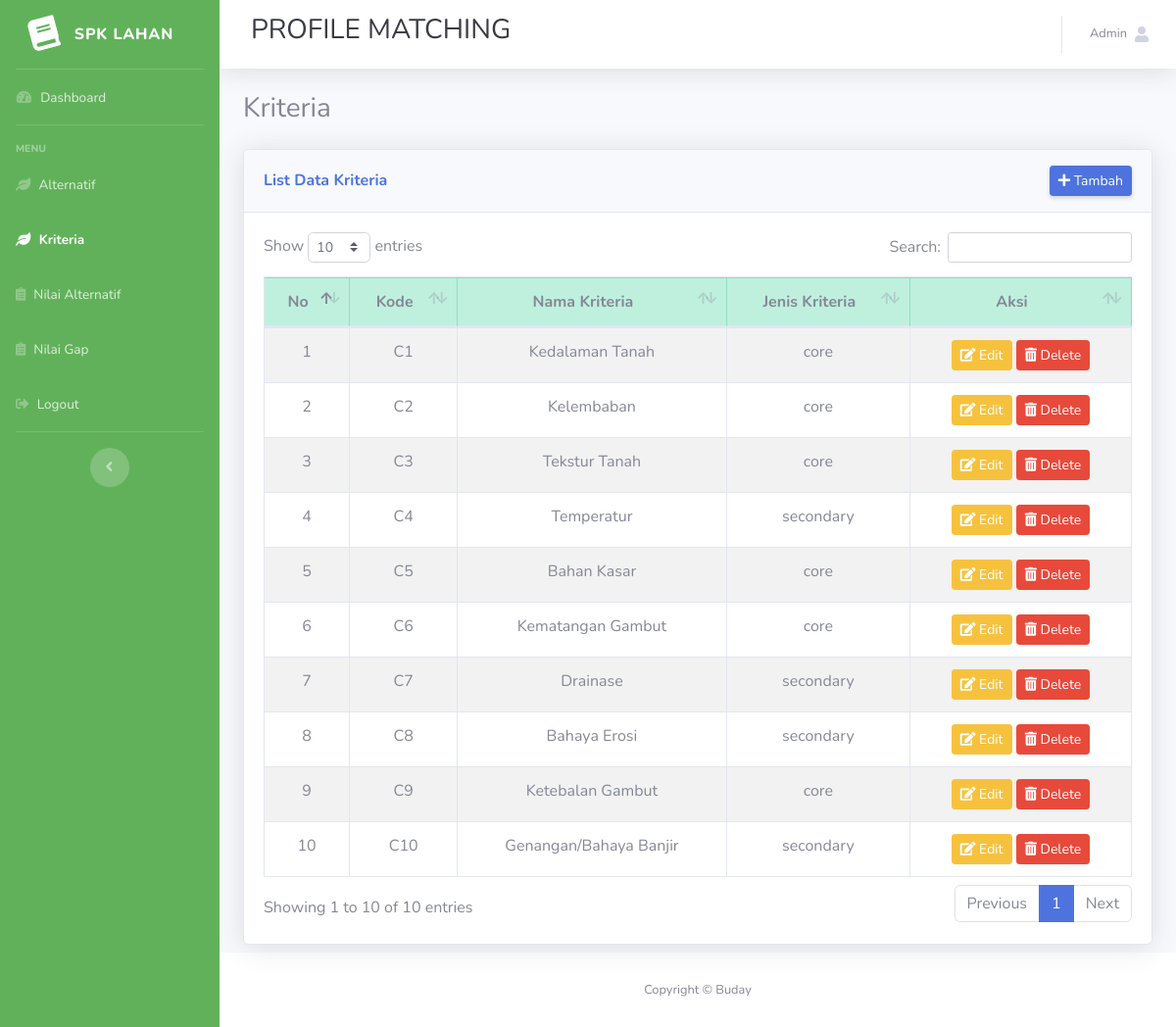
Page /admin/kriteria.php (signed in) on the committed database.
### tables this page shows
CREATE TABLE `kriteria` (
  `id_kriteria` int(11) NOT NULL,
  `kode_kriteria` varchar(10) NOT NULL,
  `nama_kriteria` varchar(30) NOT NULL,
  `jenis_kriteria` set('core','secondary') NOT NULL
);

### functions.php (called while the page is built, shortened)
<?php
require 'koneksi.php';
function query($query) {
    global $conn;
    $result = mysqli_query($conn, $query);
    $rows = [];
    while( $row = mysqli_fetch_assoc($result) ){
        $rows[] = $row;
    }
    return $rows;
}
?>

### admin/kriteria.php (the view, shortened to what this page needs)
<?php
require "../koneksi.php";
require "../functions.php";
include "../template/sidebar.php";
include "../template/topbar.php";
$kriteria = query("SELECT * FROM kriteria");
?>
 <div class="container-fluid">
<h1 class="h3 mb-4 text-judul">Kriteria</h1>
    <div class="card shadow mb-2">
    <div class="card-header py-3">
        <div class="d-sm-flex align-items-center justify-content-between ">
            <h6 class="m-0 font-weight-bold text-primary">List Data Kriteria</h6>
            <a href="#" class="d-none d-sm-inline-block btn btn-sm btn-primary shadow-sm" data-toggle="modal" data-target="#modalTambah"><i class="fas fa-plus"></i> Tambah</a>
        </div>
    </div>
      <div class="card-body">
      <div class="table-responsive">
      <table class="table table-bordered table-display table-striped" id="dataTable" width="100%" cellspacing="0">
        <thead class="table-success">
          <tr>
            <th class="text-center">No</th>
            <th class="text-center">Kode</th>
            <th class="text-center">Nama Kriteria</th>
            <th class="text-center">Jenis Kriteria</th>
            <th class="text-center">Aksi</th>
          </tr>
        </thead>
        <tbody>
        <?php $i=1;?>
        <?php foreach ($kriteria as $row):?>
            <tr>
              <td class="text-center"><?=$i;?></td>
              <td class="text-center"><?=$row['kode_kriteria'];?></td>
              <td class="text-center"><?=$row['nama_kriteria'];?></td>
              <td class="text-center"><?=$row['jenis_kriteria'];?></td>
              <td class="text-center">
                <form method="POST">
                  <button type="button" id="edit" name="edit" class="btn btn-warning btn-sm" data-toggle="modal" data-target="#modalEdit<?= $row['id_kriteria']; ?>">
                  <i class="fas fa-edit"></i> Edit</button>
                  <a class="btn btn-danger btn-sm" href="hapuskriteria.php?id=<?php echo $row["id_kriteria"]; ?>" onclick="return confirm('apakah anda yakin ingin dihapus');"><i class="fas fa-trash-alt"></i> Delete</a>
                  </form>
             </td>
            </tr>
            <?php $i++;?>
          <?php endforeach; ?>
        </tbody>
      </table>
      </div>
    </div>
  </div>
</div>
<?php include "../template/footer.php"; ?>

### rows in the picture
kriteria: kode_kriteria "C1", nama_kriteria "Kedalaman Tanah", jenis_kriteria "core"
kriteria: kode_kriteria "C2", nama_kriteria "Kelembaban", jenis_kriteria "core"
kriteria: kode_kriteria "C3", nama_kriteria "Tekstur Tanah", jenis_kriteria "core"
kriteria: kode_kriteria "C4", nama_kriteria "Temperatur", jenis_kriteria "secondary"
kriteria: kode_kriteria "C5", nama_kriteria "Bahan Kasar", jenis_kriteria "core"
kriteria: kode_kriteria "C6", nama_kriteria "Kematangan Gambut", jenis_kriteria "core"
kriteria: kode_kriteria "C7", nama_kriteria "Drainase", jenis_kriteria "secondary"
kriteria: kode_kriteria "C8", nama_kriteria "Bahaya Erosi", jenis_kriteria "secondary"
kriteria: kode_kriteria "C9", nama_kriteria "Ketebalan Gambut", jenis_kriteria "core"
kriteria: kode_kriteria "C10", nama_kriteria "Genangan/Bahaya Banjir", jenis_kriteria "secondary"
